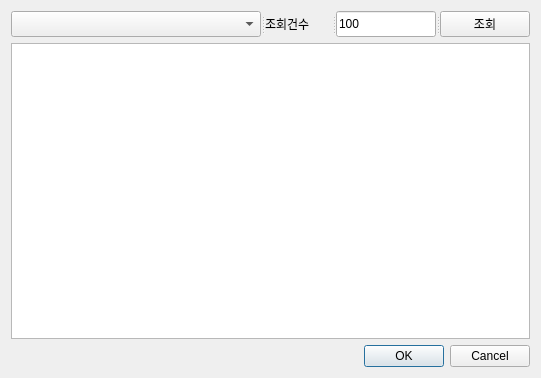
<?xml version="1.0" encoding="UTF-8"?>
<ui version="4.0">
 <class>Dialog</class>
 <widget class="QDialog" name="Dialog">
  <property name="geometry">
   <rect>
    <x>0</x>
    <y>0</y>
    <width>541</width>
    <height>378</height>
   </rect>
  </property>
  <property name="windowTitle">
   <string>종목별투자자조회</string>
  </property>
  <layout class="QGridLayout" name="gridLayout">
   <item row="0" column="0">
    <widget class="QSplitter" name="splitter_3">
     <property name="orientation">
      <enum>Qt::Horizontal</enum>
     </property>
     <widget class="QSplitter" name="splitter">
      <property name="orientation">
       <enum>Qt::Horizontal</enum>
      </property>
      <widget class="QComboBox" name="comboBox">
       <property name="minimumSize">
        <size>
         <width>250</width>
         <height>0</height>
        </size>
       </property>
      </widget>
     </widget>
     <widget class="QSplitter" name="splitter_2">
      <property name="maximumSize">
       <size>
        <width>16777215</width>
        <height>16777215</height>
       </size>
      </property>
      <property name="orientation">
       <enum>Qt::Horizontal</enum>
      </property>
      <widget class="QLabel" name="label_2">
       <property name="text">
        <string>조회건수</string>
       </property>
      </widget>
      <widget class="QLineEdit" name="lineEdit_date">
       <property name="maximumSize">
        <size>
         <width>100</width>
         <height>16777215</height>
        </size>
       </property>
       <property name="text">
        <string>100</string>
       </property>
      </widget>
     </widget>
     <widget class="QPushButton" name="pushButton">
      <property name="text">
       <string>조회</string>
      </property>
     </widget>
    </widget>
   </item>
   <item row="1" column="0">
    <widget class="QTableView" name="tableView"/>
   </item>
   <item row="2" column="0">
    <widget class="QDialogButtonBox" name="buttonBox">
     <property name="orientation">
      <enum>Qt::Horizontal</enum>
     </property>
     <property name="standardButtons">
      <set>QDialogButtonBox::Cancel|QDialogButtonBox::Ok</set>
     </property>
    </widget>
   </item>
  </layout>
 </widget>
 <resources/>
 <connections>
  <connection>
   <sender>buttonBox</sender>
   <signal>accepted()</signal>
   <receiver>Dialog</receiver>
   <slot>accept()</slot>
   <hints>
    <hint type="sourcelabel">
     <x>227</x>
     <y>330</y>
    </hint>
    <hint type="destinationlabel">
     <x>157</x>
     <y>274</y>
    </hint>
   </hints>
  </connection>
  <connection>
   <sender>buttonBox</sender>
   <signal>rejected()</signal>
   <receiver>Dialog</receiver>
   <slot>reject()</slot>
   <hints>
    <hint type="sourcelabel">
     <x>295</x>
     <y>336</y>
    </hint>
    <hint type="destinationlabel">
     <x>286</x>
     <y>274</y>
    </hint>
   </hints>
  </connection>
  <connection>
   <sender>pushButton</sender>
   <signal>clicked()</signal>
   <receiver>Dialog</receiver>
   <slot>inquiry()</slot>
   <hints>
    <hint type="sourcelabel">
     <x>473</x>
     <y>22</y>
    </hint>
    <hint type="destinationlabel">
     <x>417</x>
     <y>-20</y>
    </hint>
   </hints>
  </connection>
 </connections>
 <slots>
  <slot>inquiry()</slot>
 </slots>
</ui>
